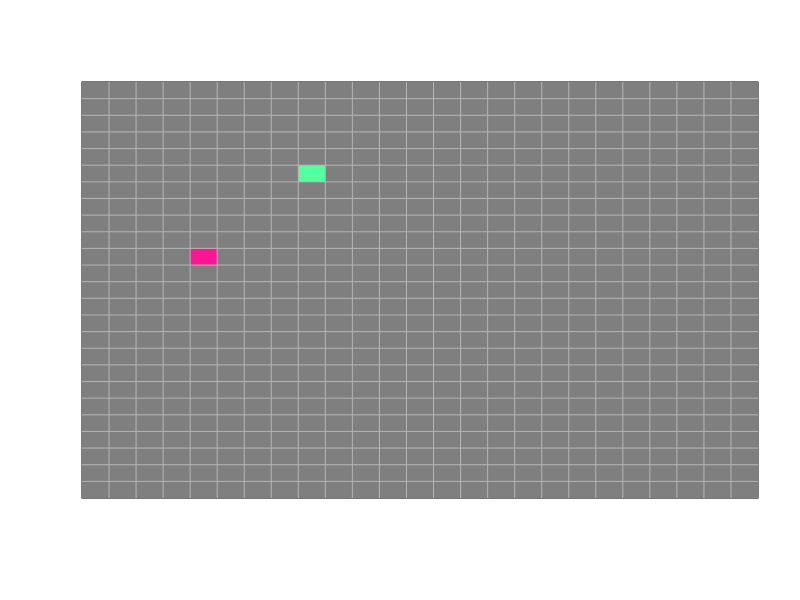
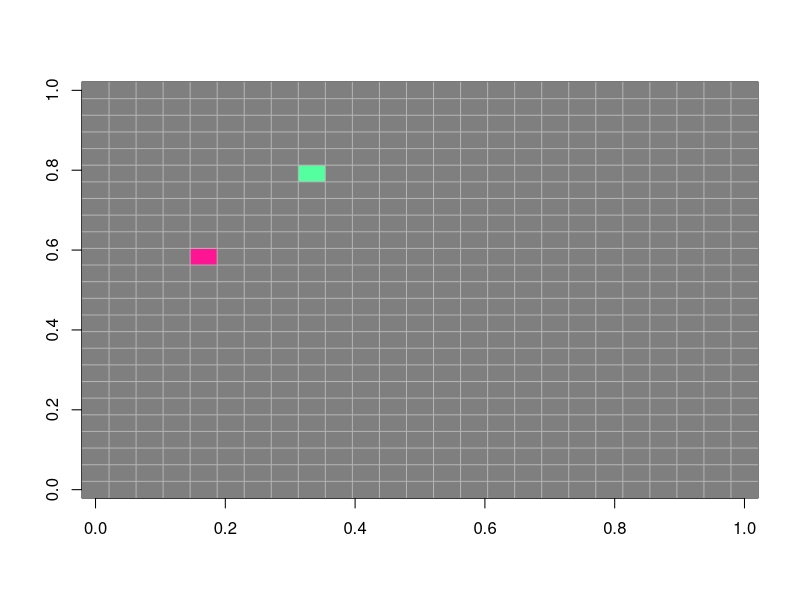
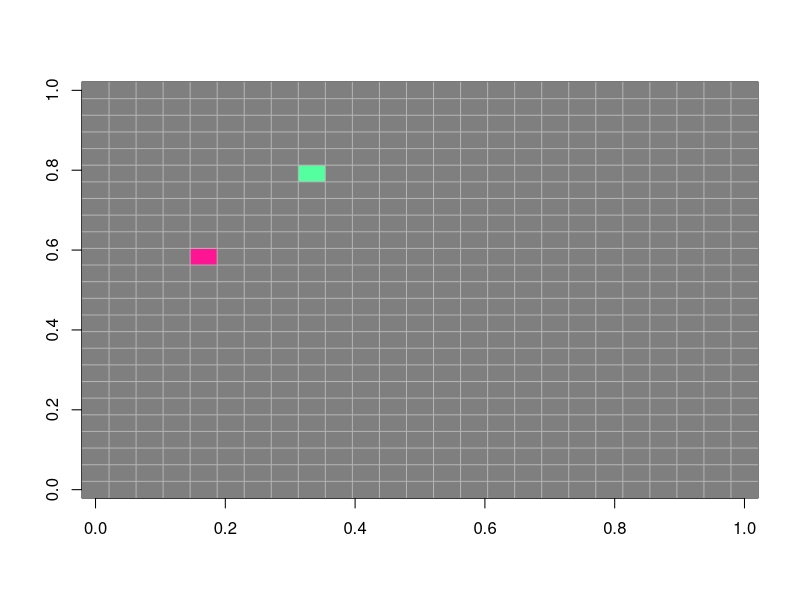
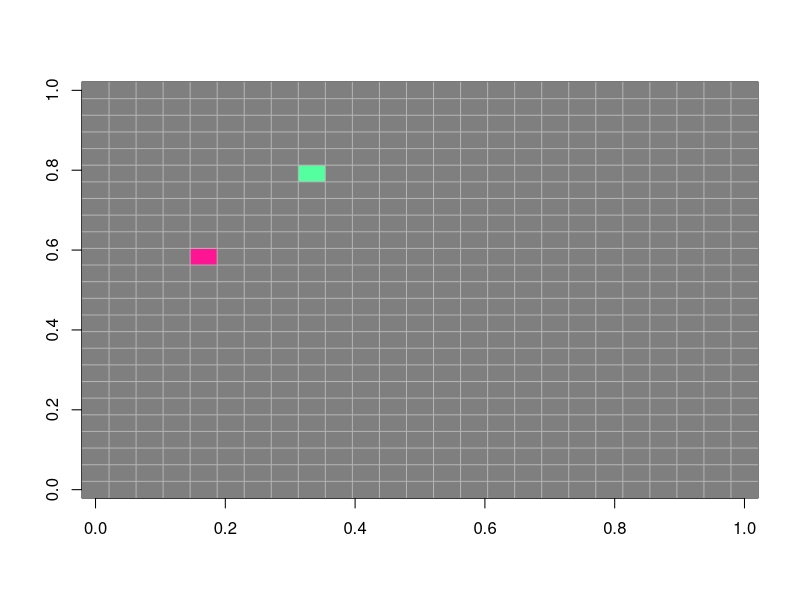
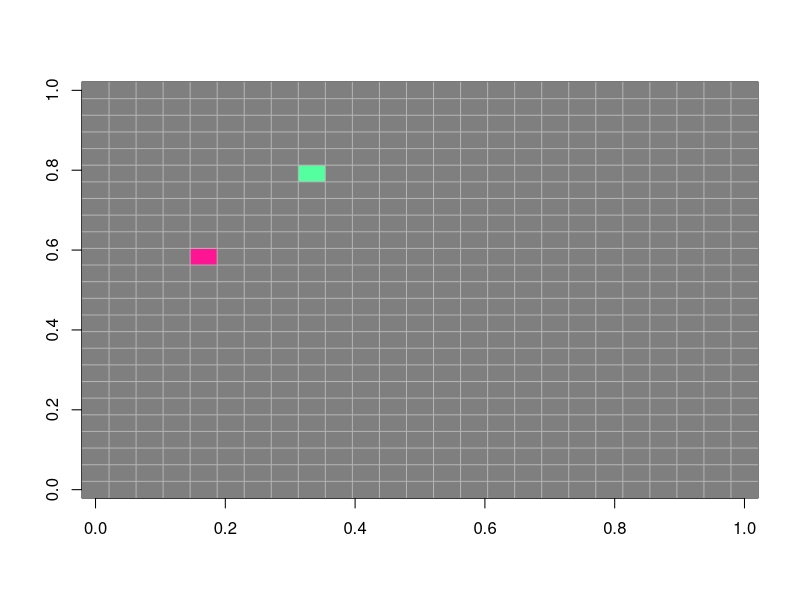
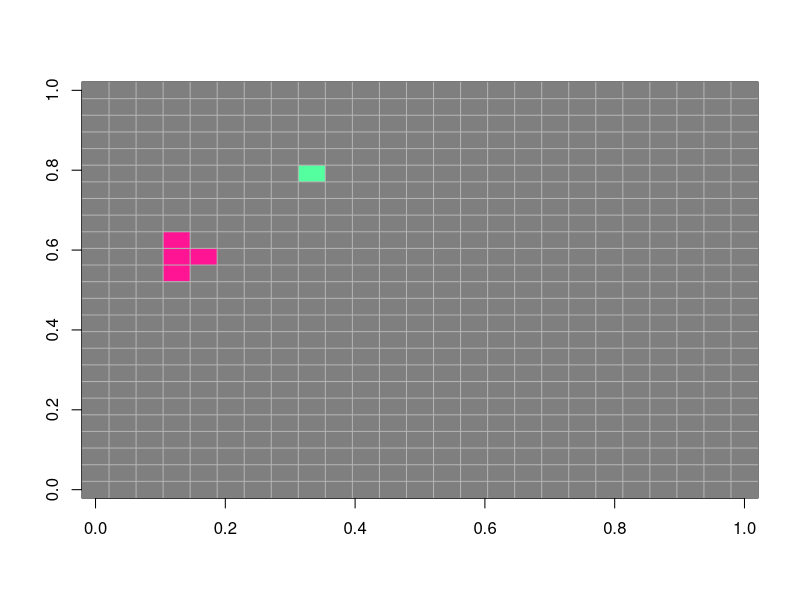
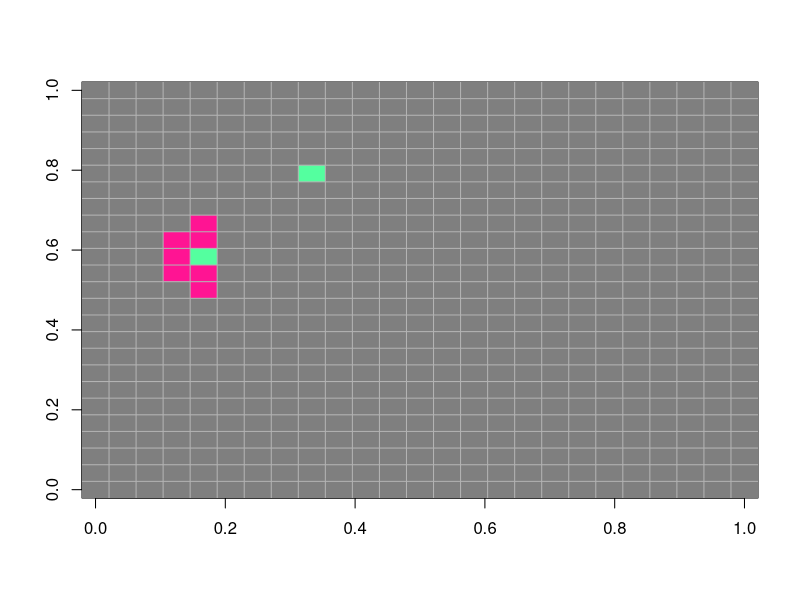
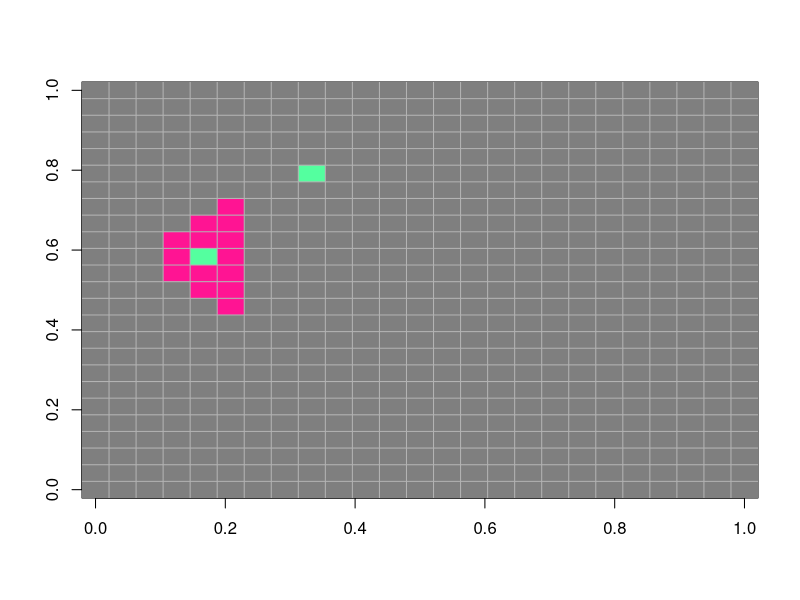

These charts were generated, in order, by the following R code: (Note: a time limit stopped this script after it produced the figures.)
#Plásmidos AC

rm(list=ls())
q=0.5 # Probabilidad de quedarse sin plásmido
n=25 # Tamaño de la matriz
mat=matrix(ncol=n,nrow=n,0) # Crear matriz con ceros, que representan las células sin plásmido

mat[5,15]=1 # Colocar célula con plásmido 1 en las coordenadas (5,15)
mat[9,20]=2 # Colocar célula con plásmido 2 en las coordenadas (9,20)
image(mat,col=c("grey50","deeppink","seagreen1"),yaxt="n",xaxt="n",zlim=c(0,2)) # Plot image
grid(nx=n,ny=n,col="grey70",lty=1)

temp=mat
t=50 # Tiempo
n_Splasmido=rep(0,t) # Vector que cuenta las células sin plásmido en cada momento 
n_plasmido1=rep(0,t) # Vector que cuenta las células con el plásmido 1 en cada momento
n_plasmido2=rep(0,t) # Vector que cuenta las células con el plásmido 2 en cada momento

for (k in 1:t){ # Repetir t veces
  kSp=0 # Inicia el conteo de sin plásmido
  kp1=0 # Inicia el conteo de plásmido 1
  kp2=0 # Inicia el conteo de plásmido 2
  # Recorrer cada elemento de la matriz
  for (i in 1:n){
    for (j in 1:n){
      if (mat[i,j]==0) { kSp=kSp+1} # Cuenta los sin plásmido
      if (mat[i,j]==1) { kp1=kp1+1} # Cuenta los plásmido 1 
      if (mat[i,j]==2) { kp2=kp2+1} # Cuenta los plásmido 2
      R1=0 # Inicia el conteo de números de los vecinos infectados con el plásmido 1
      R2=0 # Inicia el conteo de números de los vecinos infectados con el plásmido 2
      
      if (mat[i,j]==0){ # Sin los individuos sin plásmido
        E=i+1
        W=i-1
        N=j-1
        S=j+1
        # Comprobar fuera de la matriz
        if (E==n+1) { E=1}
        if (W==0) { W=n}
        if (N==0) { N=n}
        if (S==n+1) { S=1}
        # Cuenta los vecinos infectados
        if(mat[E,j]==1){R1=R1+1} # East
        if(mat[W,j]==1){R1=R1+1} # West
        if(mat[i,N]==1){R1=R1+1} # North
        if(mat[i,S]==1){R1=R1+1} # South
        if(mat[E,N]==1){R1=R1+1} # North East
        if(mat[E,S]==1){R1=R1+1} # South East
        if(mat[W,N]==1){R1=R1+1} # North West
        if(mat[W,S]==1){R1=R1+1} # South West
        
        if(mat[E,j]==1){R2=R2+1} # East
        if(mat[W,j]==1){R2=R2+1} # West
        if(mat[i,N]==1){R2=R2+1} # North
        if(mat[i,S]==1){R2=R2+1} # South
        if(mat[E,N]==1){R2=R2+1} # North East
        if(mat[E,S]==1){R2=R2+1} # South East
        if(mat[W,N]==1){R2=R2+1} # North West
        if(mat[W,S]==1){R2=R2+1} # South West
      }
      gama=0.05
      p=3
      p1=2
      delta=0.7
      Pinfect= ((1 - delta)*p*p1 + gama*p*p1)# Calcular la probabilidad de que los sin plásmido obtengan plásmido
      g=runif(1) # Que arroje un número al azar entre 0 y 1
      if (g<Pinfect & mat[i,j]==0 & R1>0){
        temp[i,j]=1 # Los sin plásmido se infecten con el plásmido 1
      }
      if (mat[i,j]==1){ # Si el infectado esta solo
        g=runif(1) # Que arroje un número al azar entre 0 y 1
        if (g<q){
          temp[i,j]=2 # Infectado plasmido 1 se queda sin plásmido
        }
        gama=0.05
        p=3
        delta=0.7
        p2=3
        Pinfect2= ((1 - delta)*p*p2 + gama*p*p2)# Calcular la probabilidad de que los sin plásmido obtengan plásmido
        g=runif(1) # Que arroje un número al azar entre 0 y 1
        if (g<Pinfect & mat[i,j]==0 & R2>0){
          temp[i,j]=1 # Los sin plásmido se infecten con el plásmido 2
        }
        if (mat[i,j]==1){ # Si el infectado esta solo
          g=runif(1) # Que arroje un número al azar entre 0 y 1
          if (g<q){
            temp[i,j]=2 # Infectado plasmido 2 se queda sin plásmido
          }
        }
      }
    }
    image(mat,col=c("grey50","deeppink","seagreen1"),add=F, zlim=c(0,2))
    grid(nx=n, ny=n, col = "grey70", lty=1) # Plot image
    Sys.sleep(0.1) # Para que se mueva hay que parar el loop 
    mat=temp # Sobre escribir la matriz 
    # Que guarde el número de sin plásmido, con plásmido 1 y 2 
    n_Splasmido[k]=kSp
    n_plasmido1[k]=kp1
    n_plasmido2[k]=kp2
  } 
}

  graphics.off()
  plot(1:k,n_Splasmido,type="l",ylab="Number",xlab="Time steps (weeks)",col=1,ylim=c(0,2600))
  lines(1:k,n_plasmido1,col=2)
  lines(1:k,n_plasmido2,col=3)
  legend(x=52,y=1599,c("Sin plásmido","Plásmido 1","Plásmido 2"),lty=1,col=1:3)
  
  stop()
  
  
